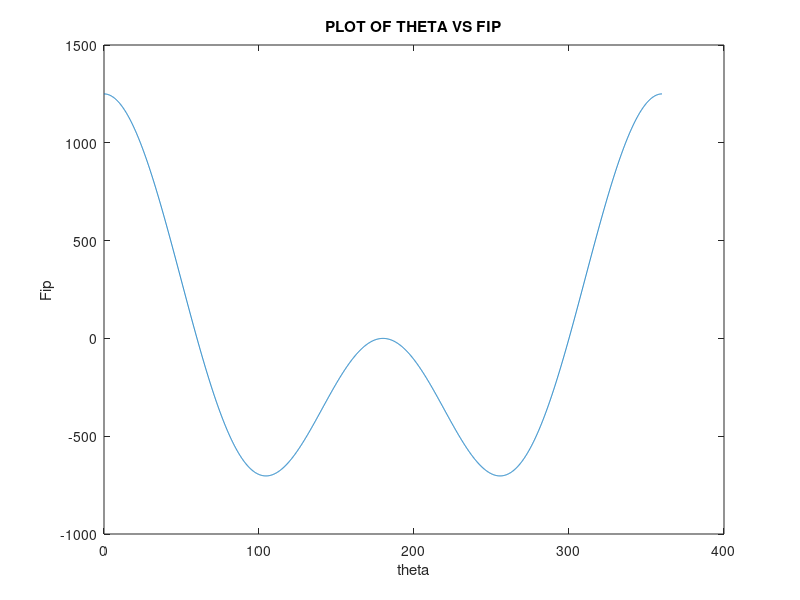

Write MATLAB code to recreate this figure.
mp=input('enter the mass of piston: ');
r=input('enter radius of crank: ');
w=input('enter speed of rotation: ');
l=input('enter length of connecting rod: ');
n=l/r;
t=0:0.1:360;
Fip=mp*r*w^2*(cosd(t)+(cosd(2*t))/n);
plot(t,Fip);
xlabel('theta');
ylabel('Fip');
title('PLOT OF THETA VS FIP');
